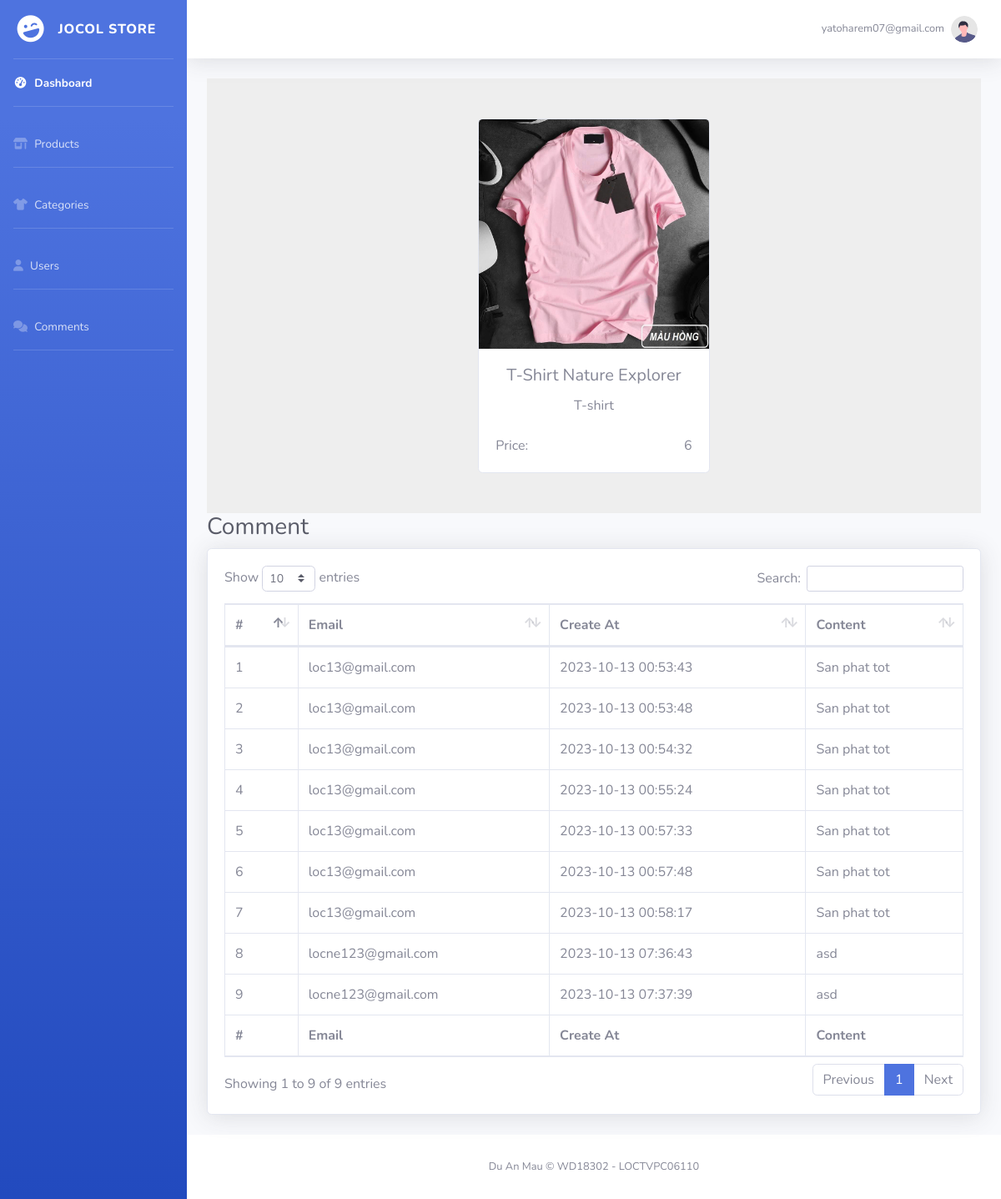
/admin/index.php?page=detailComment&id=2 (signed in), run on an earlier commit of the app's database.
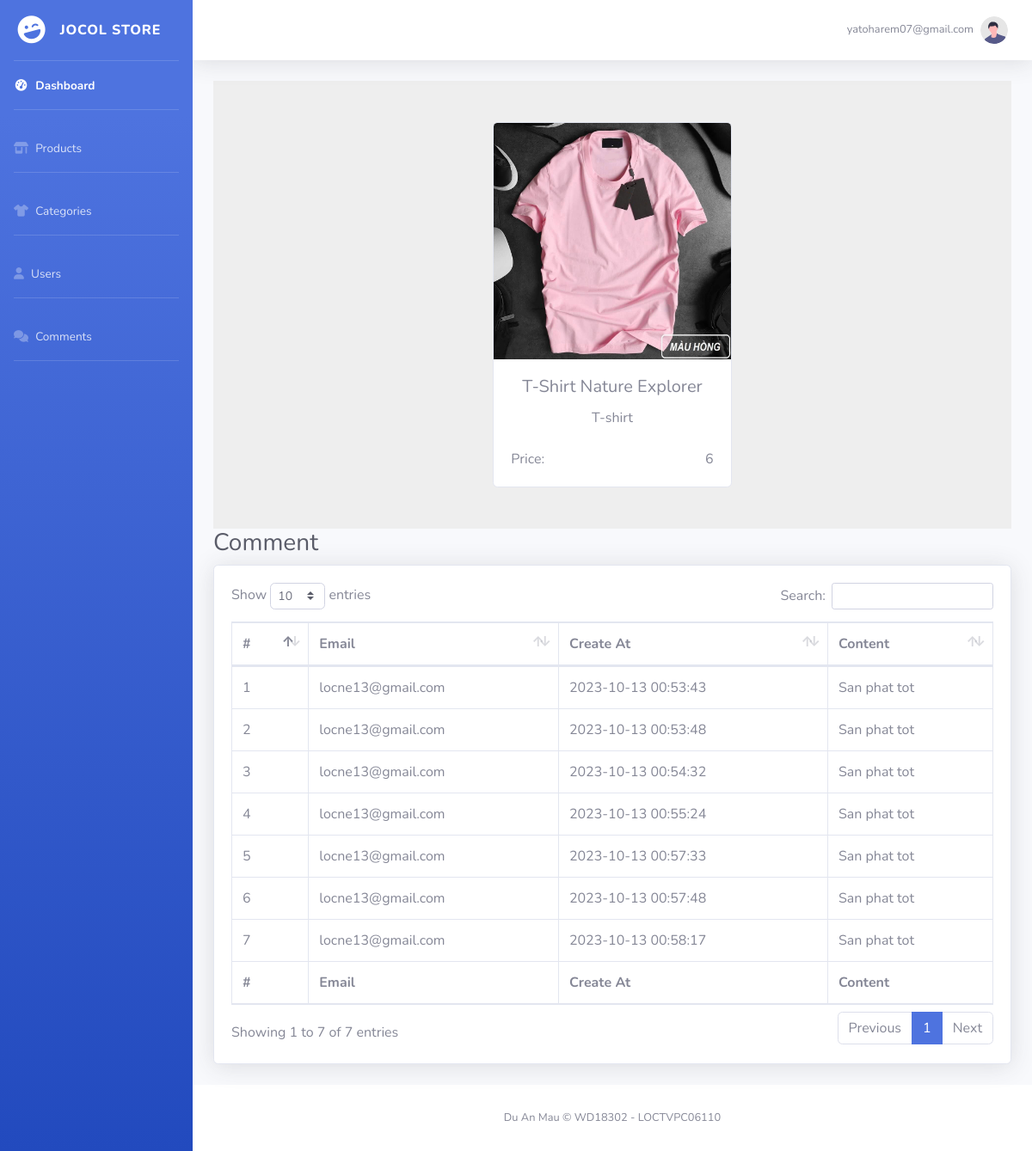
And on a later commit of the database.
### tables this page shows
CREATE TABLE `tb_comment` (
  `cmt_id` int NOT NULL,
  `prod_id` int NOT NULL,
  `content` varchar(255) NOT NULL,
  `user_id` int NOT NULL,
  `create_at` datetime NOT NULL DEFAULT CURRENT_TIMESTAMP
);

CREATE TABLE `tb_user` (
  `user_id` int NOT NULL,
  `username` varchar(255) DEFAULT NULL,
  `address` varchar(255) DEFAULT NULL,
  `phone` varchar(13) DEFAULT NULL,
  `email` varchar(255) NOT NULL,
  `password` varchar(100) NOT NULL,
  `payment` varchar(100) DEFAULT 'COD',
  `permissions` varchar(10) NOT NULL DEFAULT 'User'
);

### admin/includes/pdo.php (called while the page is built, shortened)
<?php
class connect
{
    function pdo_get_connection()
    {
        $dburl = "mysql:host=localhost;dbname=store_loctv;charset=utf8";
        $username = 'root';
        $password = 'mysql';
        $conn = new PDO($dburl, $username, $password);
        $conn->setAttribute(PDO::ATTR_ERRMODE, PDO::ERRMODE_EXCEPTION);
        return $conn;
    }
    function pdo_query($sql)
    {
        $sql_args = array_slice(func_get_args(), 1);
        try {
            $conn = $this->pdo_get_connection();
            $stmt = $conn->prepare($sql);
            $stmt->execute($sql_args);
            $rows = $stmt->fetchAll();
            return $rows;
        } catch (PDOException $e) {
            throw $e;
        } finally {
            unset($conn);
        }
    }
    function pdo_query_one($sql)
    {
        $sql_args = array_slice(func_get_args(), 1);
        try {
            $conn = $this->pdo_get_connection();
            $stmt = $conn->prepare($sql);
            $stmt->execute($sql_args);
            $row = $stmt->fetch(PDO::FETCH_ASSOC);
            return $row;
        } catch (PDOException $e) {
            throw $e;
        } finally {
            unset($conn);
        }
    }
}
?>

### admin/products/product.php (called while the page is built, shortened)
<?php
class Product {
    public function getDetailProductByID($id) {
        $db = new connect();
        $query = "SELECT * FROM tb_product INNER JOIN tb_prod_cate ON tb_product.cateID = tb_prod_cate.cateID WHERE productID ='$id'";
        $result = $db->pdo_query_one($query);
        return $result;
    }
}
?>

### admin/comments/comment.php (called while the page is built, shortened)
<?php
    class Comment{
        public function getDetail($id) {
            $db = new connect();
            $query = "SELECT * FROM tb_comment INNER JOIN tb_user ON tb_comment.user_id = tb_user.user_id WHERE prod_id = $id";
            $result = $db->pdo_query($query);
            return $result;
        }
    }
?>

### admin/comments/detail.php (the view)
<?php
    if(isset($_GET['id'])){
        $id = $_GET['id'];
    }
    $db_prod = new Product();
    $row_prod = $db_prod->getDetailProductByID($id);
?>
<section style="background-color: #eee;">
  <div class="container py-5">
    <div class="row justify-content-center">
      <div class="col-md-8 col-lg-6 col-xl-4">
        <div class="card text-black">
          <img src="content/img/prod/<?echo $row_prod['image']?>"
            class="card-img-top" alt="image - product" />
          <div class="card-body">
            <div class="text-center">
              <h5 class="card-title"><?echo $row_prod['prd_name']?></h5>
              <p class="text-muted mb-4"><?echo $row_prod['cate_name']?></p>
            </div>
            <div>
              <div class="d-flex justify-content-between">
                <span>Price: </span><span><?echo $row_prod['price']?></span>
              </div>
          </div>
        </div>
      </div>
    </div>
  </div>
</section>
<h1 class="h3 mb-2 text-gray-800">Comment</h1>
<div class="card shadow mb-4">
    <div class="card-body">
        <div class="table-responsive">
            <table class="table table-bordered" id="dataTable" width="100%" cellspacing="0">
                <thead>
                    <tr>
                        <th>#</th>
                        <th>Email</th>
                        <th>Create At</th>
                        <th>Content</th>
                    </tr>
                </thead>
                <tfoot>
                    <tr>
                        <th>#</th>
                        <th>Email</th>
                        <th>Create At</th>
                        <th>Content</th>
                    </tr>
                </tfoot>
                <tbody>
                    <?php
                    $i = 1;
                    $db_cmt = new Comment();
                    $rows = $db_cmt->getDetail($id);
                    foreach ($rows as $row) { ?>
                        <tr>
                            <td><? echo $i++ ?></td>
                            <td><? echo $row['email']?></td>
                            <td><? echo $row['create_at']?></td>
                            <td><?echo $row['content']?></td>
                        </tr>
                    <?php } ?>
                </tbody>
            </table>
        </div>
    </div>
</div>

What changed in the data, as far as the page shows it:
removed tb_comment: user.email "locne123@gmail.com", create_at "2023-10-13 07:36:43", content "asd"
removed tb_comment: user.email "locne123@gmail.com", create_at "2023-10-13 07:37:39", content "asd"
changed through a linked row, tb_comment (number 1 of 7 on the later page): user.email "loc13@gmail.com" → "locne13@gmail.com"
changed through a linked row, tb_comment (number 2 of 7 on the later page): user.email "loc13@gmail.com" → "locne13@gmail.com"
changed through a linked row, tb_comment (number 3 of 7 on the later page): user.email "loc13@gmail.com" → "locne13@gmail.com"
changed through a linked row, tb_comment (number 4 of 7 on the later page): user.email "loc13@gmail.com" → "locne13@gmail.com"
changed through a linked row, tb_comment (number 5 of 7 on the later page): user.email "loc13@gmail.com" → "locne13@gmail.com"
changed through a linked row, tb_comment (number 6 of 7 on the later page): user.email "loc13@gmail.com" → "locne13@gmail.com"
changed through a linked row, tb_comment (number 7 of 7 on the later page): user.email "loc13@gmail.com" → "locne13@gmail.com"
Also different on the page:
text written by a page script: "Show entries Search: Showing 1 to 9 of 9 entries Previous 1 Next" → "Show entries Search: Showing 1 to 7 of 7 entries Previous 1 Next"
